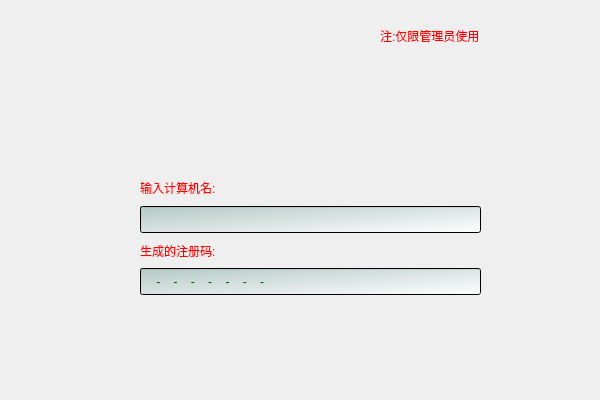
<?xml version="1.0" encoding="UTF-8"?>
<ui version="4.0">
 <class>Widget</class>
 <widget class="QWidget" name="Widget">
  <property name="geometry">
   <rect>
    <x>0</x>
    <y>0</y>
    <width>600</width>
    <height>400</height>
   </rect>
  </property>
  <property name="minimumSize">
   <size>
    <width>600</width>
    <height>400</height>
   </size>
  </property>
  <property name="maximumSize">
   <size>
    <width>600</width>
    <height>400</height>
   </size>
  </property>
  <property name="windowTitle">
   <string>欢迎使用易网通智能监控平台注册码生成器</string>
  </property>
  <property name="styleSheet">
   <string notr="true"/>
  </property>
  <layout class="QHBoxLayout" name="horizontalLayout">
   <property name="spacing">
    <number>0</number>
   </property>
   <property name="leftMargin">
    <number>0</number>
   </property>
   <property name="topMargin">
    <number>0</number>
   </property>
   <property name="rightMargin">
    <number>0</number>
   </property>
   <property name="bottomMargin">
    <number>0</number>
   </property>
   <item>
    <widget class="QFrame" name="frame">
     <property name="styleSheet">
      <string notr="true">image: url(:/image/myliuyan.png);</string>
     </property>
     <widget class="QLabel" name="label">
      <property name="geometry">
       <rect>
        <x>140</x>
        <y>177</y>
        <width>151</width>
        <height>21</height>
       </rect>
      </property>
      <property name="styleSheet">
       <string notr="true">font: 75 16pt &quot;新宋体&quot;;
color: rgb(255, 0, 0);
image: none;</string>
      </property>
      <property name="text">
       <string>输入计算机名:</string>
      </property>
      <property name="wordWrap">
       <bool>false</bool>
      </property>
     </widget>
     <widget class="QLineEdit" name="lineEdit">
      <property name="geometry">
       <rect>
        <x>140</x>
        <y>206</y>
        <width>341</width>
        <height>27</height>
       </rect>
      </property>
      <property name="styleSheet">
       <string notr="true">font: 75 16pt &quot;新宋体&quot;;	
background-color: qlineargradient(spread:pad, x1:0, y1:0, x2:1, y2:1, stop:0 rgba(179, 200, 197, 255), stop:1 rgba(255, 255, 255, 255));
color: rgb(0, 85, 0);
image: none;</string>
      </property>
      <property name="frame">
       <bool>true</bool>
      </property>
      <property name="clearButtonEnabled">
       <bool>false</bool>
      </property>
     </widget>
     <widget class="QLabel" name="label_2">
      <property name="geometry">
       <rect>
        <x>140</x>
        <y>240</y>
        <width>143</width>
        <height>21</height>
       </rect>
      </property>
      <property name="styleSheet">
       <string notr="true">color: rgb(255, 0, 0);
font: 75 16pt &quot;新宋体&quot;;</string>
      </property>
      <property name="text">
       <string>生成的注册码:</string>
      </property>
     </widget>
     <widget class="QLineEdit" name="lineEdit_2">
      <property name="geometry">
       <rect>
        <x>140</x>
        <y>268</y>
        <width>341</width>
        <height>27</height>
       </rect>
      </property>
      <property name="autoFillBackground">
       <bool>false</bool>
      </property>
      <property name="styleSheet">
       <string notr="true">font: 75 12pt &quot;新宋体&quot;;
background-color: qlineargradient(spread:pad, x1:0, y1:0, x2:1, y2:1, stop:0 rgba(179, 200, 197, 255), stop:1 rgba(255, 255, 255, 255));
color: rgb(0, 85, 0);
image: none;</string>
      </property>
      <property name="inputMask">
       <string>HHHH-HHHH-HHHH-HHHH-HHHH-HHHH-HHHH-HHHH</string>
      </property>
     </widget>
     <widget class="QLabel" name="label_3">
      <property name="geometry">
       <rect>
        <x>380</x>
        <y>20</y>
        <width>201</width>
        <height>31</height>
       </rect>
      </property>
      <property name="styleSheet">
       <string notr="true">font: 75 16pt &quot;新宋体&quot;;
color: rgb(255, 0, 0);
image: none;</string>
      </property>
      <property name="text">
       <string>注:仅限管理员使用</string>
      </property>
      <property name="wordWrap">
       <bool>false</bool>
      </property>
     </widget>
     <zorder>label_2</zorder>
     <zorder>lineEdit_2</zorder>
     <zorder>label</zorder>
     <zorder>lineEdit</zorder>
     <zorder>horizontalSpacer</zorder>
     <zorder>horizontalSpacer_2</zorder>
     <zorder>label_3</zorder>
    </widget>
   </item>
  </layout>
 </widget>
 <layoutdefault spacing="6" margin="11"/>
 <resources/>
 <connections/>
</ui>
